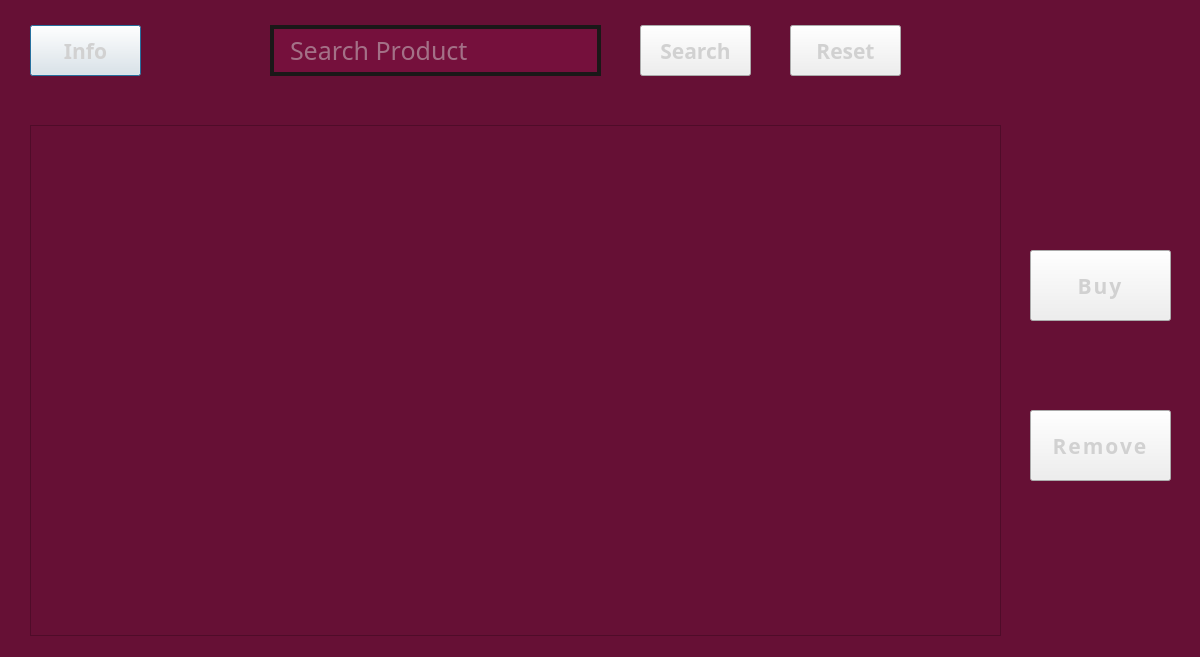
<?xml version="1.0" encoding="UTF-8"?>
<ui version="4.0">
 <class>ViewCartDialog</class>
 <widget class="QDialog" name="ViewCartDialog">
  <property name="geometry">
   <rect>
    <x>0</x>
    <y>0</y>
    <width>1200</width>
    <height>657</height>
   </rect>
  </property>
  <property name="windowTitle">
   <string>Dialog</string>
  </property>
  <property name="styleSheet">
   <string notr="true">QDialog {
	background-color: rgb(102, 16, 53);
}</string>
  </property>
  <widget class="QTableView" name="tableView">
   <property name="geometry">
    <rect>
     <x>30</x>
     <y>125</y>
     <width>971</width>
     <height>511</height>
    </rect>
   </property>
   <property name="font">
    <font>
     <family>Source Code Pro</family>
     <pointsize>13</pointsize>
     <bold>true</bold>
     <stylestrategy>PreferDefault</stylestrategy>
    </font>
   </property>
   <property name="mouseTracking">
    <bool>true</bool>
   </property>
   <property name="focusPolicy">
    <enum>Qt::ClickFocus</enum>
   </property>
   <property name="styleSheet">
    <string notr="true">QTableView {
background-color: rgb(102, 16, 53);
border: 6px solid  '#1a1818';
gridline-color:  '#1a1818';
selection-background-color: rgb(84, 13, 43);
}
QHeaderView::section {
border-color: rgb(26, 24, 24);
color: rgb(209, 209, 209);
font: 20pt &quot;HP Simplified Jpan&quot;;
background-color: rgb(102, 16, 53);
height: 65px;
}

QHeaderView::section::hover {
background-color: rgb(102, 16, 53);
}

QTableView::item{
background-color: rgb(102, 16, 53);
color: rgb(209, 209, 209);
}

QTableView::item:hover {
background-color: rgb(84, 13, 43);
}
QTableView::item:selected {
background-color: rgb(102, 16, 53);
}</string>
   </property>
   <property name="editTriggers">
    <set>QAbstractItemView::NoEditTriggers</set>
   </property>
   <property name="showGrid">
    <bool>true</bool>
   </property>
   <property name="gridStyle">
    <enum>Qt::DashLine</enum>
   </property>
   <property name="cornerButtonEnabled">
    <bool>false</bool>
   </property>
   <attribute name="horizontalHeaderCascadingSectionResizes">
    <bool>false</bool>
   </attribute>
   <attribute name="horizontalHeaderDefaultSectionSize">
    <number>159</number>
   </attribute>
   <attribute name="verticalHeaderCascadingSectionResizes">
    <bool>false</bool>
   </attribute>
  </widget>
  <widget class="QPushButton" name="infoBtn">
   <property name="geometry">
    <rect>
     <x>30</x>
     <y>25</y>
     <width>111</width>
     <height>51</height>
    </rect>
   </property>
   <property name="font">
    <font>
     <family>HP Simplified Jpan</family>
     <pointsize>16</pointsize>
     <bold>true</bold>
    </font>
   </property>
   <property name="styleSheet">
    <string notr="true">QPushButton {
background: '#75103c';
color: rgb(209, 209, 209);
border: 4px solid '#1a1818';
}

QPushButton::hover {
background-color: rgb(84, 13, 43);
}</string>
   </property>
   <property name="text">
    <string>Info</string>
   </property>
  </widget>
  <widget class="QPushButton" name="resetBtn">
   <property name="geometry">
    <rect>
     <x>790</x>
     <y>25</y>
     <width>111</width>
     <height>51</height>
    </rect>
   </property>
   <property name="font">
    <font>
     <family>HP Simplified Jpan</family>
     <pointsize>16</pointsize>
     <bold>true</bold>
    </font>
   </property>
   <property name="styleSheet">
    <string notr="true">QPushButton {
background: '#75103c';
color: rgb(209, 209, 209);
border: 4px solid '#1a1818';
}

QPushButton::hover {
background-color: rgb(84, 13, 43);
}</string>
   </property>
   <property name="text">
    <string>Reset</string>
   </property>
  </widget>
  <widget class="QLineEdit" name="srchProductBox">
   <property name="geometry">
    <rect>
     <x>270</x>
     <y>25</y>
     <width>331</width>
     <height>51</height>
    </rect>
   </property>
   <property name="font">
    <font>
     <family>HP Simpified Jpan</family>
     <pointsize>19</pointsize>
     <italic>false</italic>
     <bold>false</bold>
    </font>
   </property>
   <property name="styleSheet">
    <string notr="true">QLineEdit {
	font: 19pt &quot;HP Simpified Jpan&quot;;
	border: 4px solid rgb(26, 24, 24);
	padding-left: 14px;
	background: rgb(117, 16, 60);
	color: rgb(209, 209, 209);
}</string>
   </property>
   <property name="text">
    <string/>
   </property>
   <property name="placeholderText">
    <string>Search Product</string>
   </property>
  </widget>
  <widget class="QPushButton" name="rmvProductBtn">
   <property name="geometry">
    <rect>
     <x>1030</x>
     <y>410</y>
     <width>141</width>
     <height>71</height>
    </rect>
   </property>
   <property name="font">
    <font>
     <family>HP Simplified Jpan</family>
     <pointsize>16</pointsize>
     <bold>true</bold>
    </font>
   </property>
   <property name="styleSheet">
    <string notr="true">QPushButton {
background: '#75103c';
color: rgb(209, 209, 209);
border: 4px solid '#1a1818';
letter-spacing: 2px;
}

QPushButton::hover {
background-color: rgb(84, 13, 43);
}</string>
   </property>
   <property name="text">
    <string>Remove</string>
   </property>
  </widget>
  <widget class="QPushButton" name="srchButton">
   <property name="geometry">
    <rect>
     <x>640</x>
     <y>25</y>
     <width>111</width>
     <height>51</height>
    </rect>
   </property>
   <property name="font">
    <font>
     <family>HP Simplified Jpan</family>
     <pointsize>16</pointsize>
     <bold>true</bold>
    </font>
   </property>
   <property name="styleSheet">
    <string notr="true">QPushButton {
background: '#75103c';
color: rgb(209, 209, 209);
border: 4px solid '#1a1818';
}

QPushButton::hover {
background-color: rgb(84, 13, 43);
}</string>
   </property>
   <property name="text">
    <string>Search</string>
   </property>
  </widget>
  <widget class="QPushButton" name="timeButton">
   <property name="geometry">
    <rect>
     <x>980</x>
     <y>20</y>
     <width>161</width>
     <height>61</height>
    </rect>
   </property>
   <property name="font">
    <font>
     <family>HP Simplified Jpan</family>
     <pointsize>16</pointsize>
     <bold>true</bold>
    </font>
   </property>
   <property name="styleSheet">
    <string notr="true">QPushButton {
background: '#75103c';
color: rgb(209, 209, 209);
border: 4px solid '#1a1818';
border-radius: 10px;
}

QPushButton::hover {
background: '#75103c';
}</string>
   </property>
   <property name="text">
    <string/>
   </property>
  </widget>
  <widget class="QPushButton" name="buySelectedBtn">
   <property name="geometry">
    <rect>
     <x>1030</x>
     <y>250</y>
     <width>141</width>
     <height>71</height>
    </rect>
   </property>
   <property name="font">
    <font>
     <family>HP Simplified Jpan</family>
     <pointsize>16</pointsize>
     <bold>true</bold>
    </font>
   </property>
   <property name="styleSheet">
    <string notr="true">QPushButton {
background: '#75103c';
color: rgb(209, 209, 209);
border: 4px solid '#1a1818';
letter-spacing: 2px;
}

QPushButton::hover {
background-color: rgb(84, 13, 43);
}</string>
   </property>
   <property name="text">
    <string>Buy</string>
   </property>
  </widget>
 </widget>
 <resources/>
 <connections/>
</ui>
